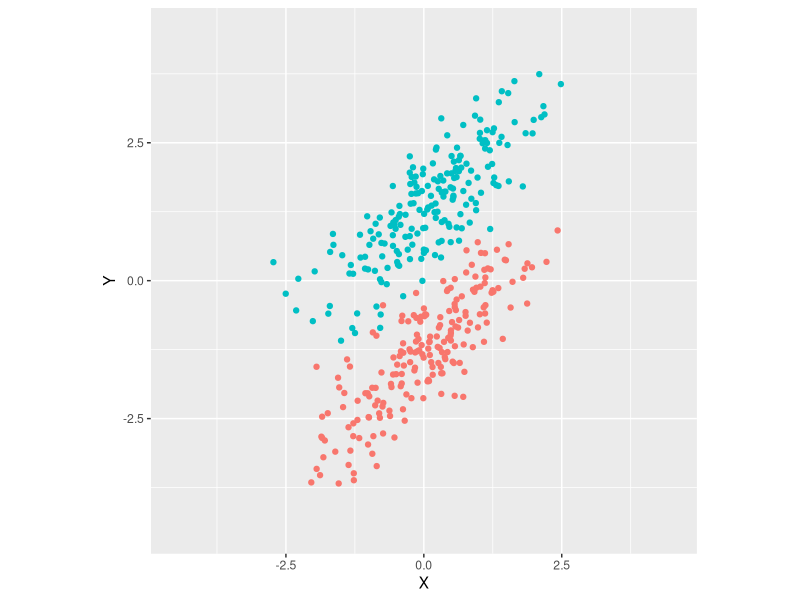
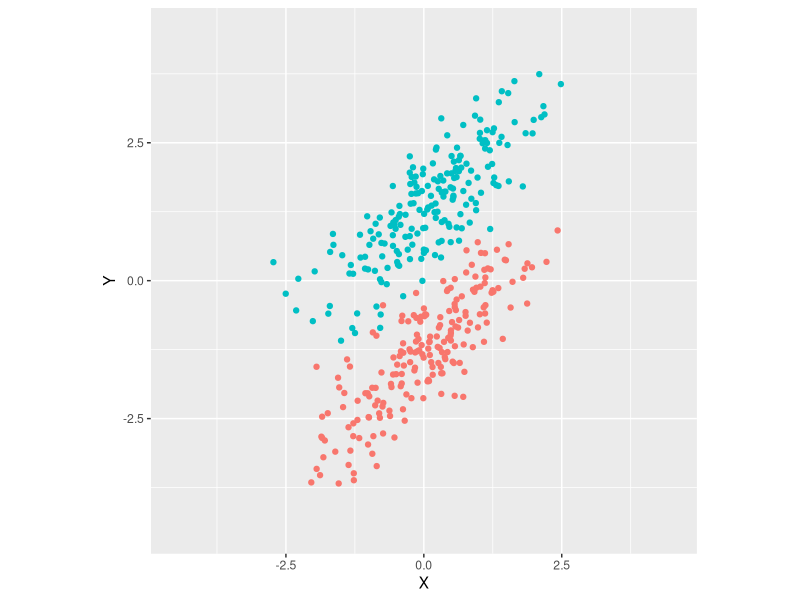

These charts were generated, in order, by the following R code: (Note: this script raises an error after producing the figures.)
## ---- chunk 1
library(MASS)
library(tidyverse)
## ---- chunk 2
cov.mtx <- matrix(c(1,0.8,
                 0.8, 1), nrow = 2, ncol = 2)

g1 <- mvrnorm(200, c(0,-1.25), Sigma=cov.mtx)
g2 <- mvrnorm(200, c(0,1.25), Sigma=cov.mtx)

G1 <- tibble(X = g1[,1], Y = g1[,2], group="Group 1")
G2 <- tibble(X = g2[,1], Y = g2[,2], group="Group 2")

G <- bind_rows(G1,G2)


ggplot(G, aes(x = X, y = Y, color=group)) + 
  geom_point() +
  coord_fixed() + 
  xlim(-4.5,4.5) + 
  ylim(-4.5,4.5) +
  theme(legend.position="none")

ggsave()

